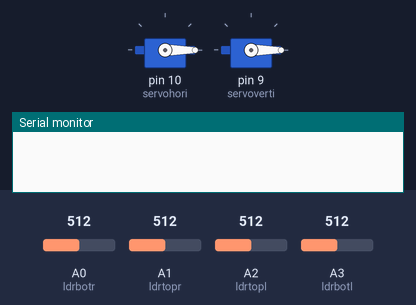
A sketch run on a simulated Arduino Uno, built with avr-gcc and run on an emulated ATmega328P. Parts: 2 × servo, the last lines printed to the serial monitor. The test bench sets the inputs (shaded band); at power-on: A0 (ldrbotr) = 512, A1 (ldrtopr) = 512, A2 (ldrtopl) = 512, A3 (ldrbotl) = 512.

Above: at 1.7 s.
1.8 s: A0 (ldrbotr) set to 531
At 3.1 s:
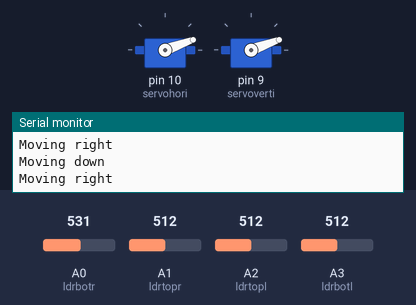
4.8 s: A1 (ldrtopr) set to 530
At 4.95 s:
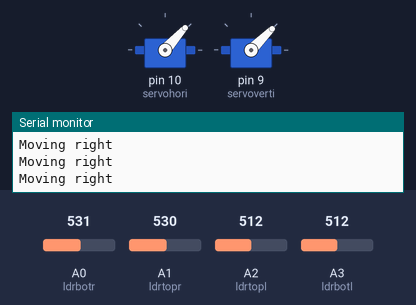
7.8 s: A2 (ldrtopl) set to 527
At 7.96 s:
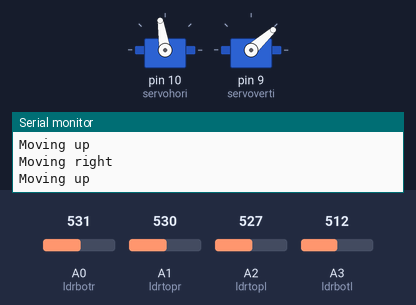
10.8 s: A2 (ldrtopl) set to 716
13.8 s: A3 (ldrbotl) set to 992
At 13.98 s:
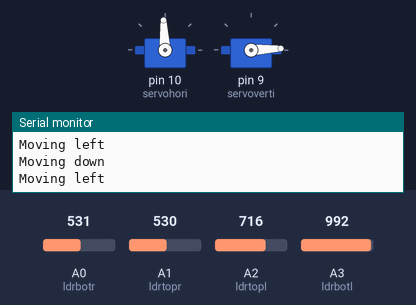
16.8 s: A2 (ldrtopl) set to 30
Timing chart, 0 to 22.9 s (numbered marks = the images above; inputs shaded):
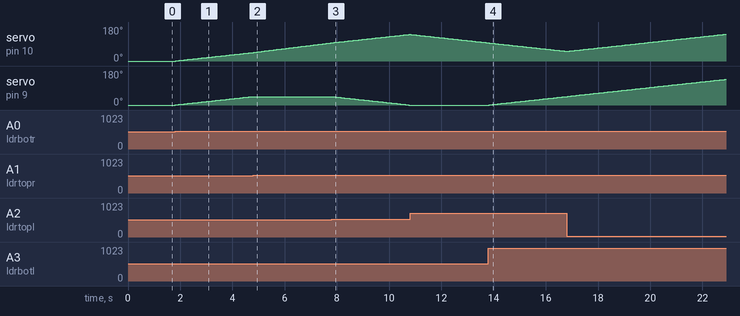

Measured:
- the behaviour switches between 513 and 514 on A0 (ldrbotr) (found by bisection; images 0 and 1)
- the behaviour switches between 529 and 530 on A1 (ldrtopr) (found by bisection; images 1 and 2)
- the behaviour switches between 513 and 514 on A2 (ldrtopl) (found by bisection; images 2 and 3)
- after the input at 1.8 s, servo on pin 10 (servohori), servo on pin 9 (servoverti): moves from 0° to 45° over 2.9 s, starting at once
- after the input at 4.8 s, servo on pin 9 (servoverti): stays 45° (without the input it goes to 46° after 0.02 s)
- after the input at 7.8 s, servo on pin 9 (servoverti): moves from 45° to 0° over 2.9 s, starting at once
- after the input at 13.8 s, servo on pin 9 (servoverti): moves from 0° to 45° over 2.9 s, starting at once

The sketch:

Solarcode-Final.ino
```cpp
#include <Servo.h>

Servo servohori; // horizontal servo (BOTTOM SERVO)
int servoh = 0;
int servohLimitHigh = 180;
int servohLimitLow = 10;

Servo servoverti; // vertical servo (TOP SERVO)
int servov = 0;
int servovLimitHigh = 180;
int servovLimitLow = 10;

int ldrtopr = 1;
int ldrtopl = 2;

int ldrbotr = 0;
int ldrbotl = 3;

void setup()
{
    servohori.attach(10);
    servohori.write(0);

    servoverti.attach(9);
    servoverti.write(0);

    Serial.begin(9600); // Initialize serial communication
    delay(500);
}

void loop()
{
    servoh = servohori.read();
    servov = servoverti.read();

    int topl = analogRead(ldrtopl);
    int topr = analogRead(ldrtopr);
    int botl = analogRead(ldrbotl);
    int botr = analogRead(ldrbotr);

    int avgtop = (topl + topr) / 2;
    int avgbot = (botl + botr) / 2;
    int avgleft = (topl + botl) / 2;
    int avgright = (topr + botr) / 2;

    if (avgtop > avgbot)
    {
        servoverti.write(servov - 1);
        if (servov > servovLimitHigh)
        {
            servov = servovLimitHigh;
        }
        Serial.println("Moving up");
        delay(8);
    }
    else if (avgbot > avgtop)
    {
        servoverti.write(servov + 1);
        if (servov < servovLimitLow)
        {
            servov = servovLimitLow;
        }
        Serial.println("Moving down");
        delay(8);
    }
    else
    {
        servoverti.write(servov);
    }

    if (avgleft > avgright)
    {
        servohori.write(servoh - 1);
        if (servoh > servohLimitHigh)
        {
            servoh = servohLimitHigh;
        }
        Serial.println("Moving left");
        delay(8);
    }
    else if (avgright > avgleft)
    {
        servohori.write(servoh + 1);
        if (servoh < servohLimitLow)
        {
            servoh = servohLimitLow;
        }
        Serial.println("Moving right");
        delay(8);
    }
    else
    {
        servohori.write(servoh);
    }

    delay(50);
}
```
